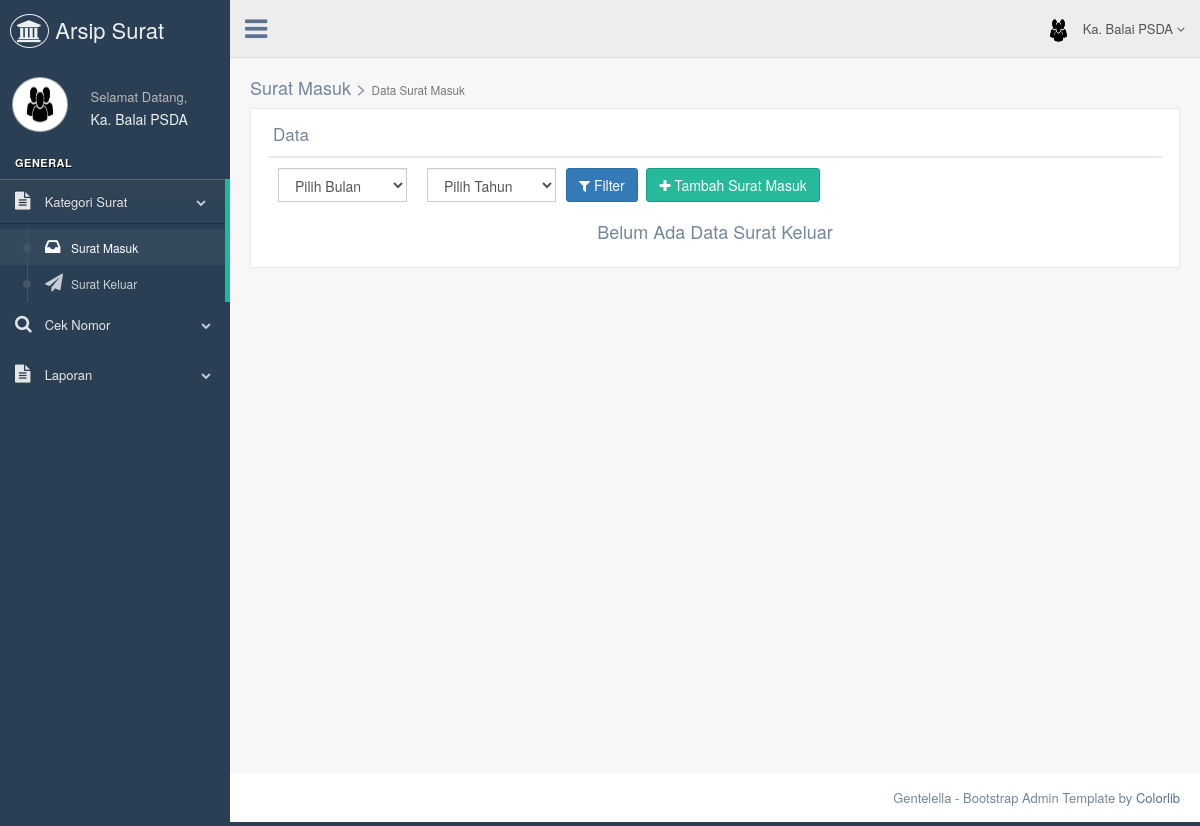
/bagian/datasuratmasuk.php (signed in), run on an earlier commit of the app's database.
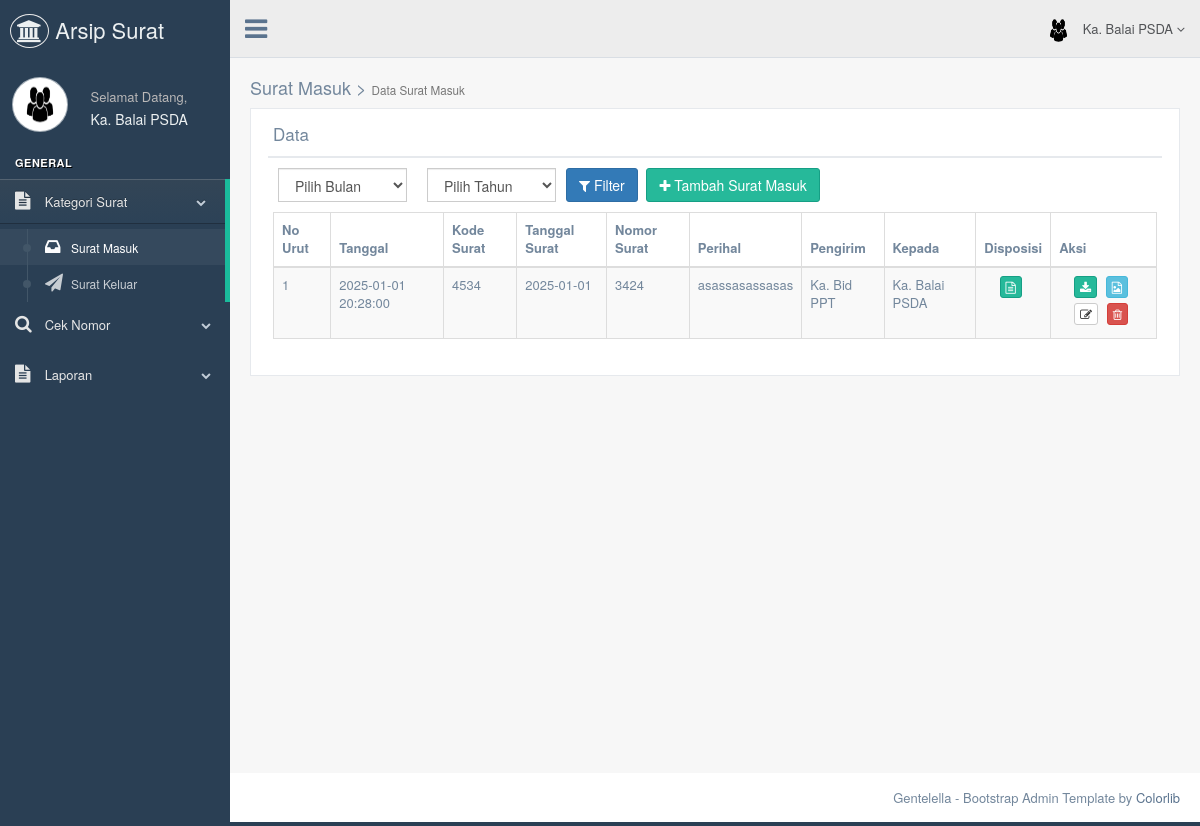
And on a later commit of the database.
### tables this page shows
CREATE TABLE `tb_bagian` (
  `id_bagian` int NOT NULL AUTO_INCREMENT,
  `nama_bagian` varchar(120) NOT NULL,
  `username_admin_bagian` varchar(50) NOT NULL,
  `password_bagian` varchar(50) NOT NULL,
  `nama_lengkap` varchar(50) NOT NULL,
  `tanggal_lahir_bagian` date NOT NULL,
  `alamat` text NOT NULL,
  `no_hp_bagian` varchar(12) NOT NULL,
  `gambar` varchar(255) NOT NULL,
  PRIMARY KEY (`id_bagian`),
  UNIQUE KEY `username_admin_bagian` (`username_admin_bagian`)
);

CREATE TABLE `tb_surat` (
  `id` int NOT NULL AUTO_INCREMENT,
  `kode_surat` varchar(100) DEFAULT NULL,
  `nomor_surat` varchar(100) DEFAULT NULL,
  `nomor_urut` varchar(100) DEFAULT NULL,
  `tanggal` datetime DEFAULT CURRENT_TIMESTAMP,
  `tanggal_surat` date DEFAULT NULL,
  `penerima` varchar(255) DEFAULT NULL,
  `pengirim` varchar(255) DEFAULT NULL,
  `perihal` text,
  `kategori` enum('Surat Masuk','Surat Keluar') DEFAULT NULL,
  `file_surat` varchar(255) DEFAULT NULL,
  `id_bagian_pengirim` int DEFAULT NULL,
  `id_bagian_penerima` int DEFAULT NULL,
  `created_at` timestamp NULL DEFAULT CURRENT_TIMESTAMP,
  `updated_at` timestamp NULL DEFAULT CURRENT_TIMESTAMP ON UPDATE CURRENT_TIMESTAMP,
  `disposisi_1` text,
  `tanggal_disposisi_1` datetime DEFAULT NULL,
  `disposisi_2` text,
  `tanggal_disposisi_2` datetime DEFAULT NULL,
  `disposisi_3` text,
  `tanggal_disposisi_3` datetime DEFAULT NULL,
  PRIMARY KEY (`id`),
  KEY `id_bagian_pengirim` (`id_bagian_pengirim`),
  KEY `id_bagian_penerima` (`id_bagian_penerima`),
  CONSTRAINT `tb_surat_ibfk_1` FOREIGN KEY (`id_bagian_pengirim`) REFERENCES `tb_bagian` (`id_bagian`) ON DELETE SET NULL,
  CONSTRAINT `tb_surat_ibfk_2` FOREIGN KEY (`id_bagian_penerima`) REFERENCES `tb_bagian` (`id_bagian`) ON DELETE SET NULL
);

### bagian/datasuratmasuk.php (the view, shortened to what this page needs)
<!DOCTYPE html>
<html lang="en">
<head>
  <link href="../assets/vendors/bootstrap/dist/css/bootstrap.min.css" rel="stylesheet">
  <link href="../assets/vendors/font-awesome/css/font-awesome.min.css" rel="stylesheet">
  <link href="../assets/vendors/nprogress/nprogress.css" rel="stylesheet">
  <link href="../assets/vendors/iCheck/skins/flat/green.css" rel="stylesheet">
  <link href="../assets/vendors/datatables.net-bs/css/dataTables.bootstrap.min.css" rel="stylesheet">
  <link href="../assets/vendors/datatables.net-buttons-bs/css/buttons.bootstrap.min.css" rel="stylesheet">
  <link href="../assets/vendors/datatables.net-fixedheader-bs/css/fixedHeader.bootstrap.min.css" rel="stylesheet">
  <link href="../assets/vendors/datatables.net-responsive-bs/css/responsive.bootstrap.min.css" rel="stylesheet">
  <link href="../assets/vendors/datatables.net-scroller-bs/css/scroller.bootstrap.min.css" rel="stylesheet">
  <link href="../assets/build/css/custom.min.css" rel="stylesheet">
</head>
<body class="nav-md">
  <div class="container body">
    <div class="main_container">
      <?php
      include("sidebarmenu.php");
      ?>
      <?php
      include("header.php");
      ?>
      <div class="right_col" role="main">
        <div class="">
          <div class="page-title">
            <div class="title_right">
              <h2>Surat Masuk > <small>Data Surat Masuk</small></h2>
            </div>
          </div>
          <div class="clearfix"></div>
          <div class="row">
            <div class="col-md-12 col-sm-12 col-xs-12">
              <div class="x_panel">
                <div class="x_title">
                  <h2>Data<small>Surat Masuk</small></h2>
                  <div class="clearfix"></div>
                </div>
                <form action="" method="post" enctype="multipart/form-data" id="demo-form2" data-parsley-validate class="form-horizontal form-label-left">
                  <div class="col-md-2 col-sm-2 col-xs-6">
                    <select name="bulan" class="select2_single form-control" tabindex="-1">
                      <option value="">Pilih Bulan</option>
                    </select>
                  </div>
                  <div class="col-md-2 col-sm-2 col-xs-6">
                    <select name="tahun" class="select2_single form-control" tabindex="-1">
                      <option value="">Pilih Tahun</option>
                    </select>
                  </div>
                  <button type="submit" class="btn btn-primary"><i class="fa fa-filter"></i> Filter</button>
                  <a href="inputsuratmasuk.php">
                    <button type="button" class="btn btn-success"><i class="fa fa-plus"></i> Tambah Surat Masuk</button>
                  </a>
                </form>
                <div class="x_content">
                  <?php
                  include '../koneksi/koneksi.php';
                  $nama = isset($_SESSION['nama']) ? $_SESSION['nama'] : '';
                  $sql1 = "SELECT * FROM tb_surat WHERE";
                  $conditions = [];
                  $conditionsMasuk = implode(' AND ', $conditions);
                  if (!empty($conditionsMasuk)) {
                    $conditionsMasuk = "kategori = 'Surat Masuk' AND ($conditionsMasuk OR pengirim = '$nama')";
                  } else {
                    $conditionsMasuk = "kategori = 'Surat Masuk' AND pengirim = '$nama'";
                  }
                  $conditionsKeluar = "kategori = 'Surat Keluar' AND penerima = '$nama'";
                  $sql1 .= " ($conditionsMasuk) OR ($conditionsKeluar)";
                  $sql1 .= " ORDER BY id ASC";
                  $query1 = mysqli_query($db, $sql1);
                  $total = mysqli_num_rows($query1);
                  if ($total == 0) {
                    echo "<center><h2>Belum Ada Data Surat Keluar</h2></center>";
                  } else { ?>
                    <table id="datatable" class="table table-striped table-bordered">
                      <thead>
                        <tr>
                          <th>No Urut</th>
                          <th>Tanggal</th>
                          <th>Kode Surat</th>
                          <th>Tanggal Surat</th>
                          <th>Nomor Surat</th>
                          <th>Perihal</th>
                          <th>Pengirim</th>
                          <th>Kepada</th>
                          <th>Disposisi</th>
                          <th>Aksi</th>
                        </tr>
                      </thead>
                      <tbody>
                        <?php
                        $no = 1;
                        while ($data = mysqli_fetch_array($query1)) { ?>
                          <tr>
                            <td><?= $no++; ?></td>
                            <td><?= $data['tanggal']; ?></td>
                            <td><?= $data['kode_surat']; ?></td>
                            <td><?= $data['tanggal_surat']; ?></td>
                            <td><?= $data['nomor_surat']; ?></td>
                            <td><?= $data['perihal']; ?></td>
                            <td><?= $data['pengirim']; ?></td>
                            <td><?= $data['penerima']; ?></td>
                            <td style="text-align:center;">
                              <a href="../cetak/disposisi.php?id=<?= $data['id'] ?>">
                                <button type="button" title="Unduh File" class="btn btn-success btn-xs">
                                  <i class="fa fa-file-text-o"></i>
                                </button>
                              </a>
                            </td>
                            <td style="text-align:center;">
                              <a href="../cetak/cetak.php?id=<?= $data['id'] ?>">
                                <button type="button" title="Unduh File" class="btn btn-success btn-xs">
                                  <i class="fa fa-download"></i>
                                </button>
                              </a>
                              <a href="detail-suratmasuk.php?id=<?= $data['id']; ?>">
                                <button type="button" title="Detail" class="btn btn-info btn-xs">
                                  <i class="fa fa-file-image-o"></i>
                                </button>
                              </a>
                              <a href="editsuratmasuk.php?id=<?= $data['id']; ?>">
                                <button type="button" title="Edit" class="btn btn-default btn-xs">
                                  <i class="fa fa-edit"></i>
                                </button>
                              </a>
                              <a onclick="return konfirmasi()" href="proses/proses_hapus_surat.php?id=<?= $data['id']; ?>">
                                <button type="button" title="Hapus" class="btn btn-danger btn-xs">
                                  <i class="fa fa-trash-o"></i>
                                </button>
                              </a>
                            </td>
                          </tr>
                        <?php } ?>
                      </tbody>
                    </table>
                  <?php } ?>
                </div>
              </div>
            </div>
          </div>
        </div>
      </div>
      <footer>
        <div class="pull-right">
          Gentelella - Bootstrap Admin Template by <a href="https://colorlib.com">Colorlib</a>
        </div>
        <div class="clearfix"></div>
      </footer>
    </div>
  </div>
</body>
</html>

### bagian/sidebarmenu.php (shortened to what this page needs)
<?php
	 include '../koneksi/koneksi.php';
			$sql  		= "SELECT * FROM tb_bagian where id_bagian='".$_SESSION['id']."'";
			$query  	= mysqli_query($db, $sql);
			$data 		= mysqli_fetch_array($query);
?>
        <div class="col-md-3 left_col">
          <div class="left_col scroll-view">
            <div class="navbar nav_title" style="border: 0;">
              <a href="index.php" class="site_title"><i class="fa fa-institution"></i> <span> Arsip Surat</span></a>
            </div>
            <div class="profile clearfix">
              <div class="profile_pic">
                <img src="images/<?php echo $data['gambar']; ?>"  height="55" width="55" alt="" class="img-circle profile_img">
              </div>
              <div class="profile_info">
                <span>Selamat Datang,</span>
                <h2><?php echo $_SESSION['nama'];?></h2>
              </div>
            </div>
            <br />
            <div id="sidebar-menu" class="main_menu_side hidden-print main_menu">
              <div class="menu_section">
                <h3>General</h3>
                <ul class="nav side-menu">
                  <li><a><i class="fa fa-file-text"></i> Kategori Surat <span class="fa fa-chevron-down"></span></a>
                    <ul class="nav child_menu">
                      <li><a href="datasuratmasuk.php"><i class="fa  fa-inbox"></i>Surat Masuk</a></li>
                      <li><a href="datasuratkeluar.php"><i class="fa fa-send"></i>Surat Keluar</a></li>
                    </ul>
                  </li>
                  <li><a><i class="fa fa-search"></i> Cek Nomor <span class="fa fa-chevron-down"></span></a>
                  </li>
                  <li><a><i class="fa fa-file-text"></i> Laporan  <span class="fa fa-chevron-down"></span></a>
                  </li>
                </ul>
              </div>
            </div>
          </div>
        </div>

### bagian/header.php (shortened to what this page needs)
<?php
include '../koneksi/koneksi.php';
$sql  		= "SELECT * FROM tb_bagian where id_bagian='".$_SESSION['id']."'";
$query  	= mysqli_query($db, $sql);
$data 		= mysqli_fetch_array($query);
?>
        <div class="top_nav">
          <div class="nav_menu">
            <nav>
              <div class="nav toggle">
                <a id="menu_toggle"><i class="fa fa-bars"></i></a>
              </div>
              <ul class="nav navbar-nav navbar-right">
                <li class="">
                  <a href="javascript:;" class="user-profile dropdown-toggle" data-toggle="dropdown" aria-expanded="false">
                    <img src="images/<?php echo $data['gambar']; ?>" alt=""><?php echo $_SESSION['nama'];?>
                    <span class=" fa fa-angle-down"></span>
                  </a>
                </li>
              </ul>
            </nav>
          </div>
        </div>

What changed in the data, as far as the page shows it:
added tb_surat: tanggal "2025-01-01 20:28:00", kode_surat "4534", tanggal_surat "2025-01-01", nomor_surat "3424", perihal "asassasassasas", pengirim "Ka. Bid PPT", penerima "Ka. Balai PSDA"
Also different on the page:
text no longer shown: "Belum Ada Data Surat Keluar"
text now shown: "No Urut Tanggal Kode Surat Tanggal Surat Nomor Surat Perihal Pengirim Kepada Disposisi Aksi"
